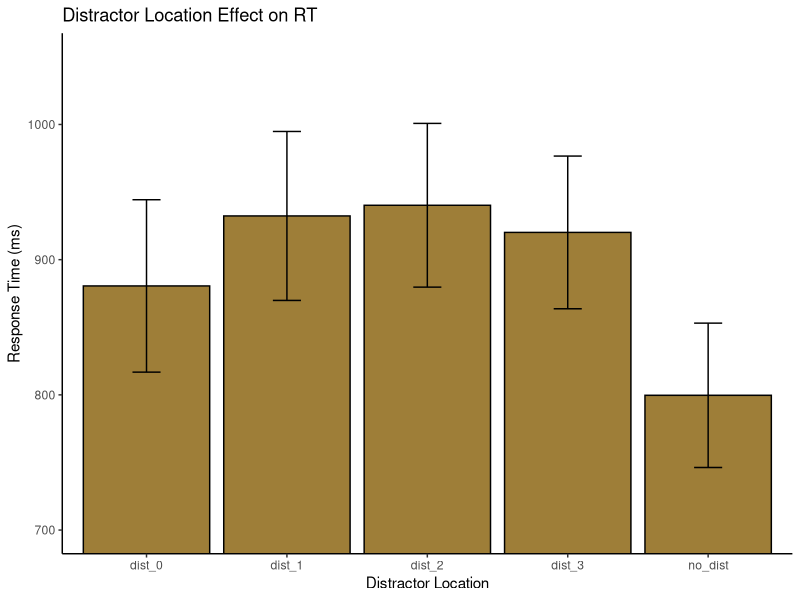

Write the R code that produced this figure. (Note: this script raises an error after producing the figure.)
## ---- chunk 1
library(tidyverse) 
library(tidyr)
library(rstatix)
library(data.table)
## ---- chunk 2

pilot <- read_csv("p01/data/pilot_final.csv", show_col_types = FALSE)
  
## ---- chunk 3
pilot$relative_hp_dist[pilot$relative_hp_dist == 10] <- "no_dist"
pilot$relative_hp_dist[pilot$relative_hp_dist == 0] <- "dist_0"
pilot$relative_hp_dist[pilot$relative_hp_dist == 1] <- "dist_1"
pilot$relative_hp_dist[pilot$relative_hp_dist == 2] <- "dist_2"
pilot$relative_hp_dist[pilot$relative_hp_dist == 3] <- "dist_3"

pilot$RT <- pilot$RT *1000
## ---- chunk 4

dist_means <- pilot %>%
  group_by(relative_hp_dist) %>%
  filter(acc==100) %>%
  summarize(mean_rts=mean(RT),
            sd_rt=sd(RT),
            n_rt=21,
            se=sd_rt/sqrt(n_rt),
            upper_limit=mean_rts+se,
            lower_limit=mean_rts-se
  )
dist_means

## ---- chunk 5
ggplot(data = dist_means, aes(x = relative_hp_dist, y = mean_rts)) +
  geom_bar(stat = "identity", fill="#9E7E38", color='#000000') +
  geom_errorbar(aes(ymin=lower_limit, ymax=upper_limit), width=0.2)+
  coord_cartesian(ylim = c(700,1050))+
  theme_classic()+
  labs(x = "Distractor Location", y = "Response Time (ms)")+
  labs(title = "Distractor Location Effect on RT")
  
## ---- chunk 6

space <- pilot %>%
  group_by(ID, relative_hp_dist) %>%
  filter(acc==100) %>%
  summarize(rts = mean(RT),
            )
space
  
## ---- chunk 7

space_anova <- setDT(space)
dcast(space_anova,ID~relative_hp_dist,value.var='rts')

## ---- chunk 8

#first identify outliers - not sure what to do with them anyway so overall just ignore? maybe reason enough to get rid of ppt 11?
space %>%
  group_by(relative_hp_dist) %>%
  identify_outliers(rts)


#testing the normality assumption -- data is not normally distributed because some conditions have a p-value less than .05
space %>%
  group_by(relative_hp_dist) %>%
  shapiro_test(rts)

## ---- chunk 9

res.aov <- anova_test(data = space, dv = rts, wid = ID, within = relative_hp_dist)
get_anova_table(res.aov)

## ---- chunk 10


#space_anova$
 # group_by(relative_hp_dist) %>%
 # mutate(low_prob = (dist_1+dist_2+dist_3)/3)


space_anova$low_prob <- rowMeans(as.numeric(space_anova, na.rm=TRUE))
